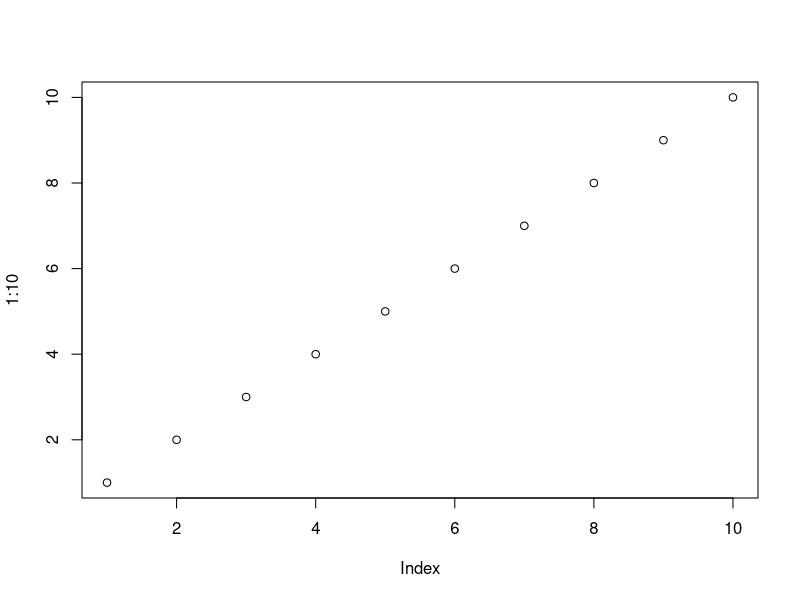
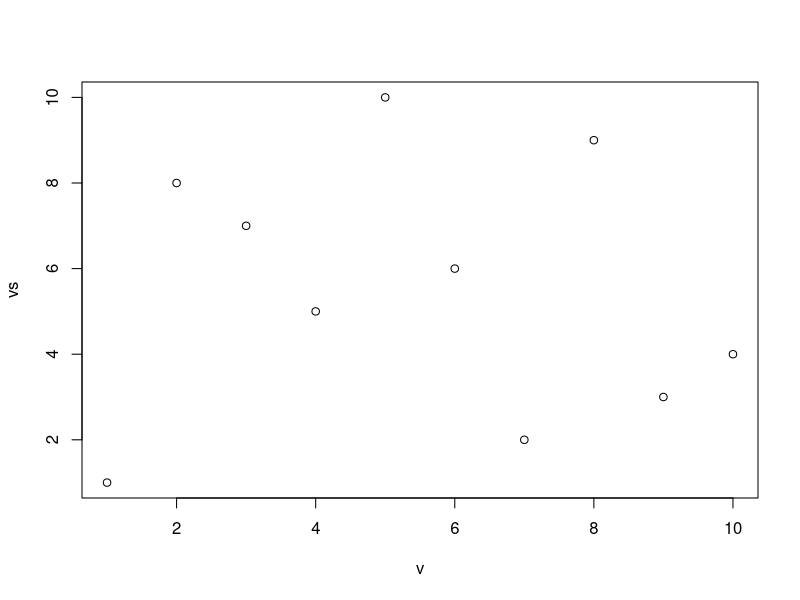
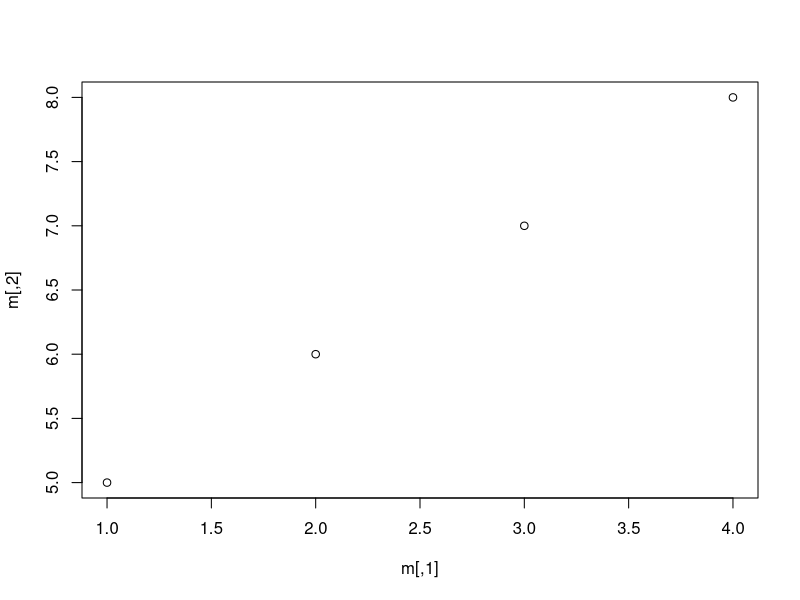
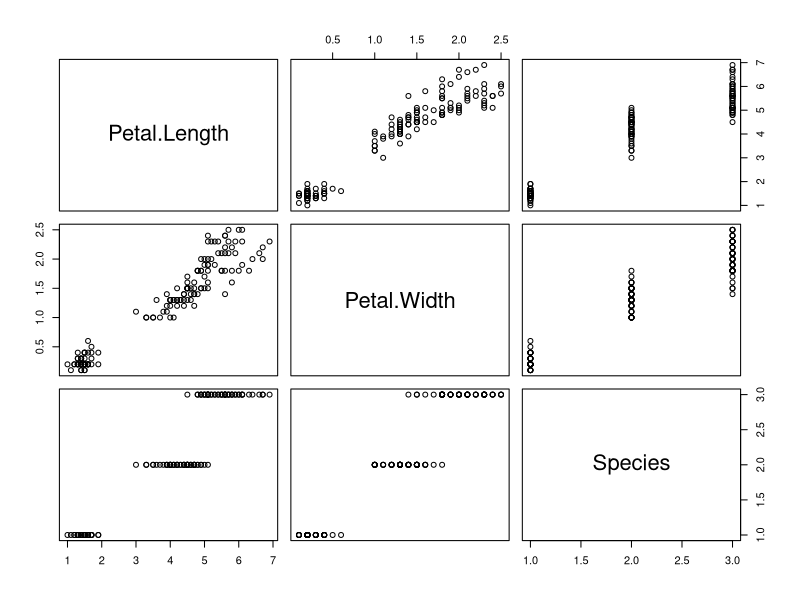
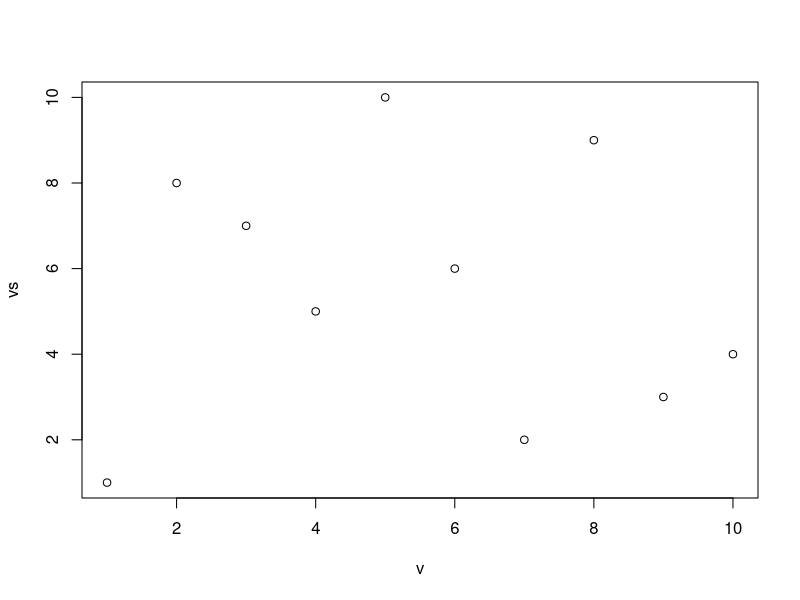
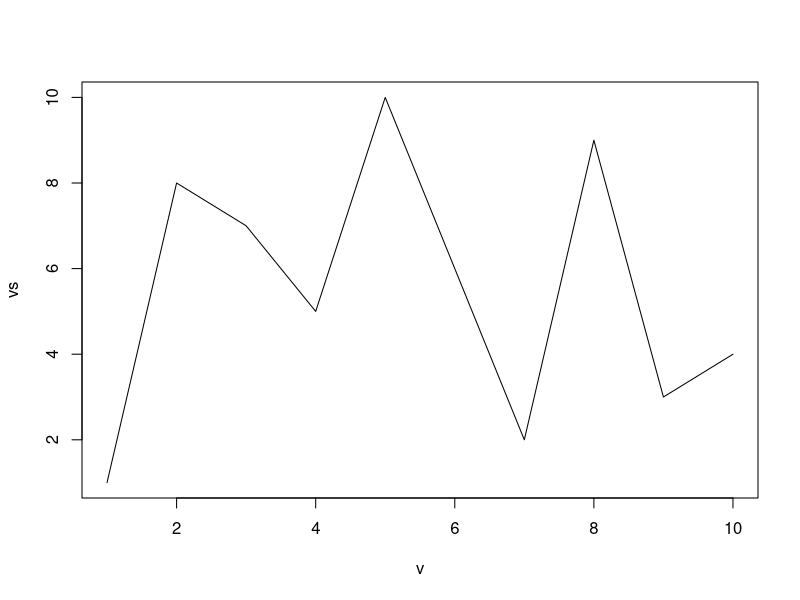
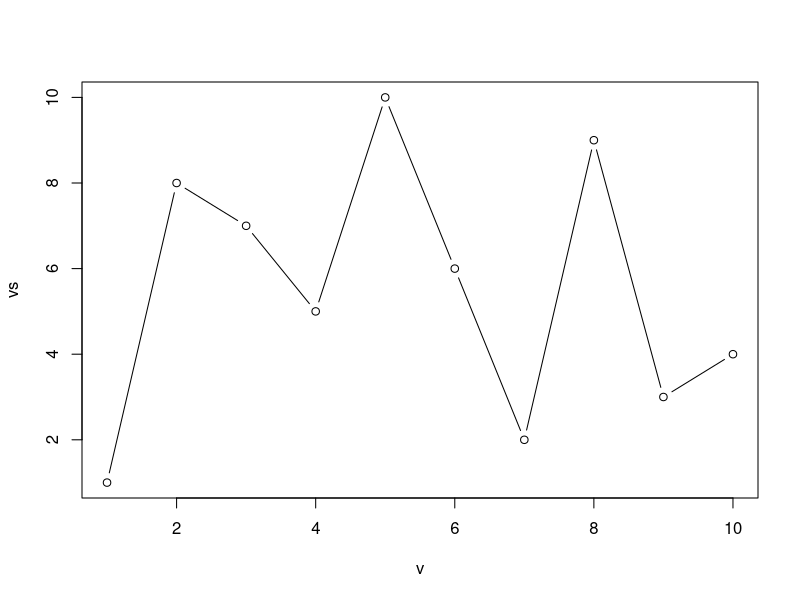
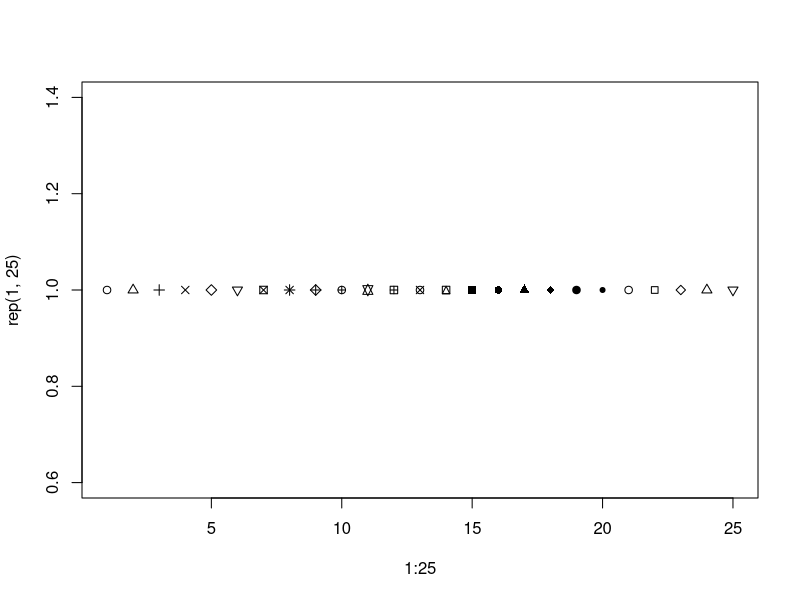

Source code (R) for these figures, in order:
## ---- chunk 1
knitr::opts_chunk$set(
  collapse = TRUE,
  comment = "#>",
  fig.align = 'center',
  fig.height = 3, fig.width = 3
)
## ---- chunk 2
# a single numeric vector
# elements are plotted against their indices
v <- 1:10
plot(1:10)
# two numeric vectors
vs <- sample(v)
plot(x = v, y = vs)
# a matrix
# the first two columns are plotted as if they were x and y, the others are ignored
m <- matrix(1:12, 4, 3)
m
plot(m)
# a data frame
# every column is plotted against every other, creating a matrix of scatter plots
d <- iris[3:5]
plot(d)
## ---- chunk 3
plot(v, vs, type = 'p')
plot(v, vs, type = 'l')
plot(v, vs, type = 'b')
## ---- chunk 4
plot(1:25, rep(1, 25), pch = 1:25)
## ---- chunk 5
plot(1:25, rep(1, 25), pch = 1:5)
## ---- chunk 6
plot(v, vs, type = 'l', lty = 1)
plot(v, vs, type = 'l', lty = 2)
plot(v, vs, type = 'l', lty = 3)
## ---- chunk 7
# as a hex code
plot(v, vs, pch = 16, col = "#6495ED")
# as a character string
# see colors() for a list of available colors
plot(v, vs, pch = 16, col = "cornflowerblue")
# as a factor; each level is given a color based on the current palette
f <- factor(rep(letters[1:2], each = 5))
plot(v, vs, pch = 16, col = f)
# as an integer, which is interpreted as an index in the current palette
plot(v, vs, pch = 16, col = 2)
## ---- chunk 8
plot(v, vs, pch = 16, col = colorRampPalette(c('royalblue1', 'yellow', 'purple'))(10))
## ---- chunk 9
plot(v, vs, xlim = c(-2, 12))
## ---- chunk 10
plot(v, vs)
points(v, sample(v), pch = 20, col = 'green')
## ---- chunk 11
plot(log(0:2000 / 100), type = 'l')
abline(h = 0)
plot(log(0:2000 / 100), type = 'l')
abline(h = c(0,1), lty = c(1,2))
## ---- chunk 12
plot(v, vs, pch = 16)
# cex alone refers to the plotting characters
plot(v, vs, pch = 16, cex = 2)
# other cex parameters exist for other plot elements
plot(v, vs, pch = 16, cex.lab = 2)
## ---- chunk 13
plot(v, vs, xlab = 'label x', ylab = 'label y')
## ---- chunk 14
plot(v, vs, main = 'plot title')
## ---- chunk 15
plot(v, vs)
title('plot title')
## ---- chunk 16
plot(v, vs, col = f, pch = 16)
title('plot title')
legend('topright', legend = levels(f), col = 1:length(levels(f)), pch = 16, cex = 0.75)
## ---- chunk 17
m <- matrix(c(1, 1, 2, 1, 1, 2, 3, 3, 4), 3, 3, byrow = T)
m

layout(mat = m)
## ---- chunk 18
foo <- function() {
  # prepare layout
  layout(mat = m)

  # prepare data
  v1 <- rnorm(1e4)
  v2 <- runif(1e4, -1, 1)
  d1 <- density(v1)
  d2 <- density(v2)
  names(d2) <- c(names(d2)[2], names(d2)[-2])
  
  # draw plots
  plot(v1, v2, pch = 4, cex = 0.5)
  plot(d2, main = '', xlab = '', ylab = '')
  plot(d1, main = '', xlab = '', ylab = '')
  # draw an empty plot in field 16
  plot.new()
}

foo()
## ---- chunk 19
layout(mat = 1)
## ---- chunk 20
plot(rnorm(1e4), runif(1e4), pch = 4, cex = 0.2)
smoothScatter(rnorm(1e4), runif(1e4), pch = 4, cex = 0.2)
## ---- chunk 21
# a vector
barplot(v)
# a matrix
barplot(m)
barplot(m, beside = T)
## ---- chunk 22
# a vector
rv <- rnorm(1e2)
stripchart(rv, pch = 20)
stripchart(rv, method = 'jitter', pch = 20)

# a data frame
stripchart(iris[1:4], method = 'jitter', vertical = T, pch = 1)
## ---- chunk 23
# a vector
boxplot(rnorm(1e3))
# a matrix
boxplot(as.matrix(iris[1:4]))
#a data frame
boxplot(iris[1:4])
## ---- chunk 24
hist(rnorm(1e5))
hist(rnorm(1e5), breaks = 100)
## ---- chunk 25
persp(volcano)
contour(volcano)
image(volcano)
## ---- chunk 26
# numeric vs numeric draws a scatter plot
plot(Sepal.Length ~ Sepal.Width, data = iris, col = Species, pch = 20)
# numeric vs factor drawas a boxplot
plot(Sepal.Length ~ Species, data = iris, col = Species)
# two terms on RHS draws two plots
plot(Sepal.Length ~ Petal.Length + Petal.Width, data = iris)
# plot one column vs all others
plot(Sepal.Length ~ ., data = iris, col = Species, pch = 20)

## ---- chunk 27
barplot(yield ~ variety + year, data = lattice::barley, subset = site == 'Morris', beside = TRUE)
stripchart(Sepal.Length ~ Species, data = iris, vertical = T, method = 'jitter', pch = 1)
boxplot(Sepal.Length ~ Species, data = iris)
## ---- chunk 28
coplot(Sepal.Length ~ Sepal.Width | Species, data = iris, pch = 16, rows = 1)
## ---- chunk 29
library(lattice)
xyplot(Sepal.Length ~ Petal.Width | Species, data = iris, layout = c(3,1))
stripplot(yield ~ year | site, data = barley, layout = c(3,2))
bwplot(yield ~ year | variety, data = barley, layout = c(5,2))
bwplot(Sepal.Length ~ Species, data = iris)
histogram(~ Sepal.Length | Species, data = iris, layout = c(3,1))
levelplot(Sepal.Length ~ Petal.Width * Petal.Length | Species, data = datasets::iris, layout = c(3,1),
          at = seq(4, 8, length.out = 100), col.regions = colorRampPalette(c('blue', 'gray90', 'red'))(100),
          aspect = 1)
